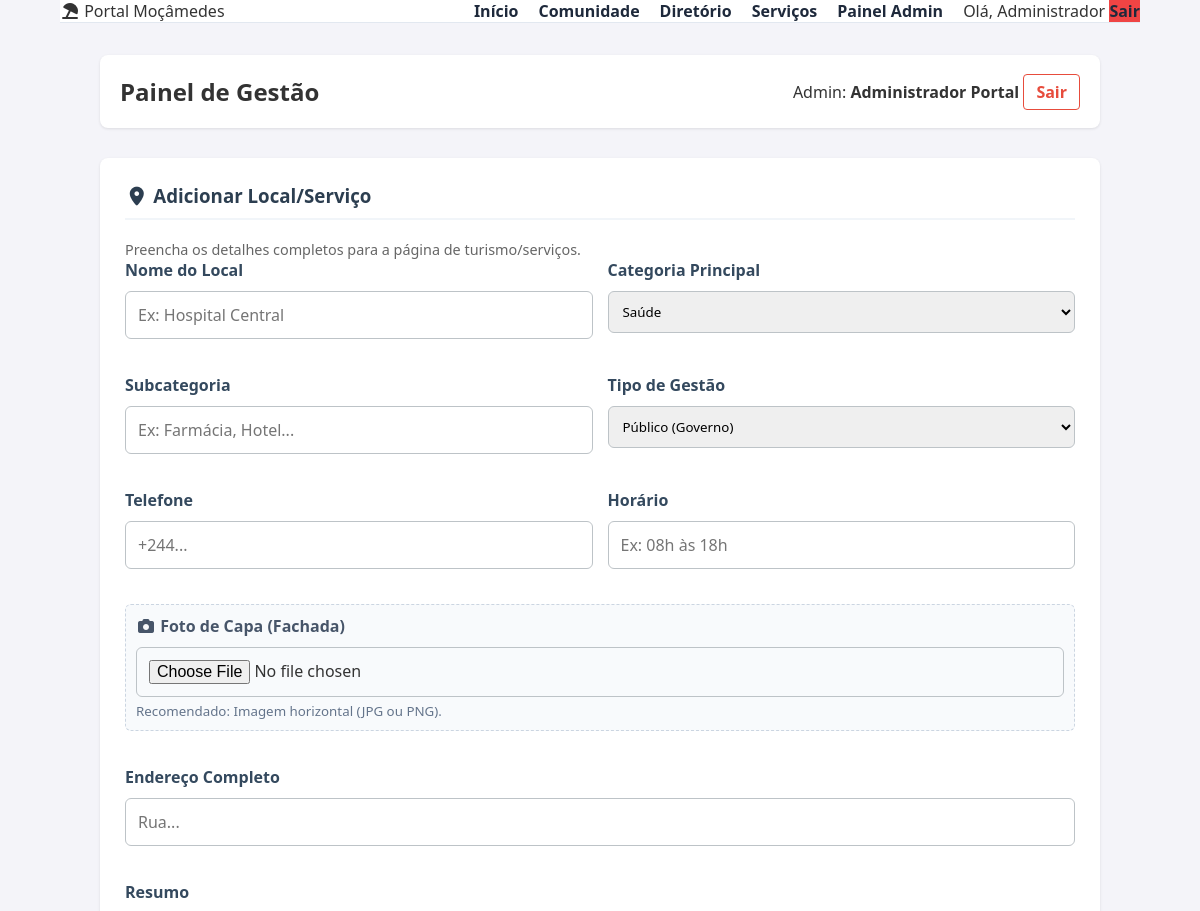
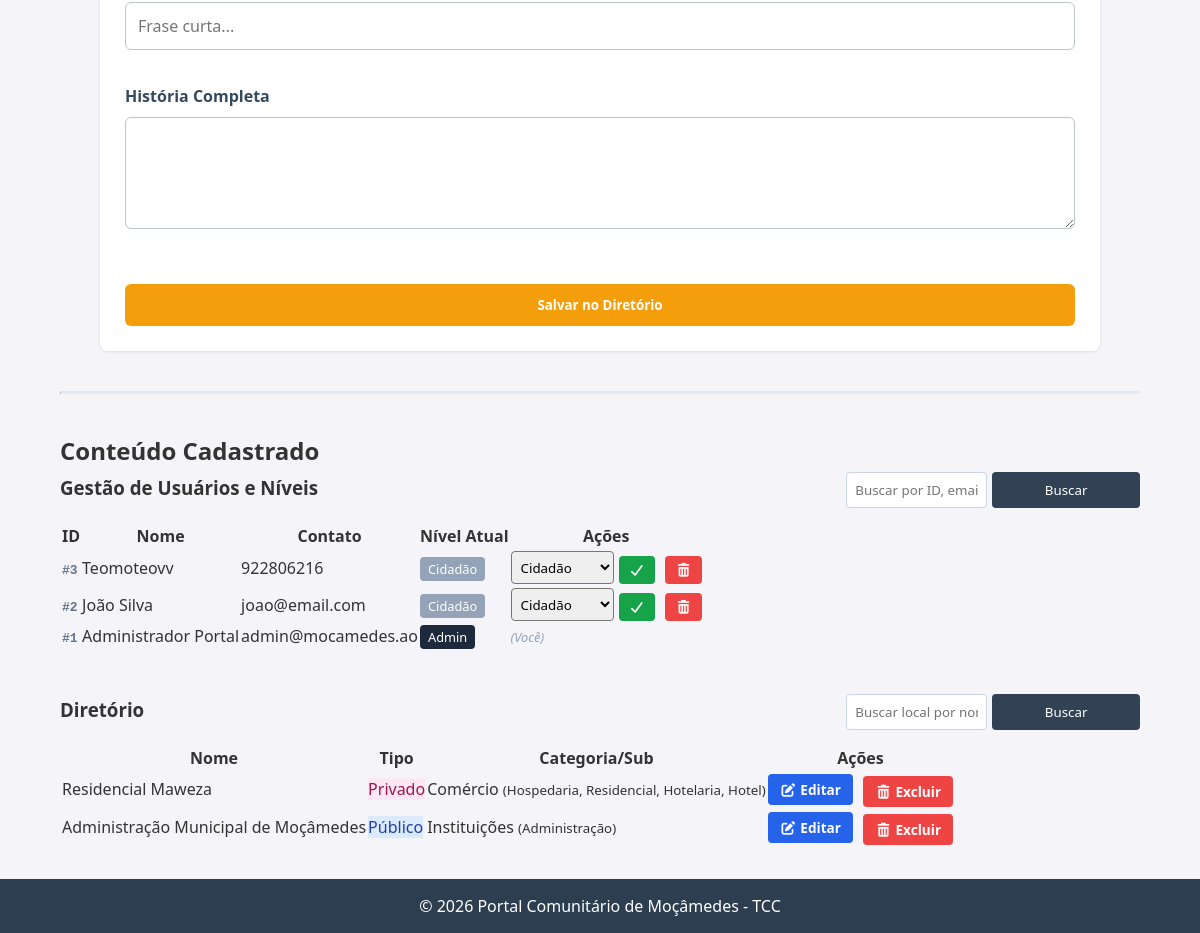
Page /admin (signed in) on the committed database (2 pictures, top to bottom).
### tables this page shows
CREATE TABLE usuarios (
    id INTEGER PRIMARY KEY AUTOINCREMENT,
    nome TEXT NOT NULL,
    email TEXT UNIQUE,    -- Não é mais NOT NULL (pode ser vazio)
    telefone TEXT UNIQUE, -- Novo campo de login
    senha TEXT NOT NULL,
    funcao TEXT DEFAULT 'cidadao',
    foto_perfil TEXT DEFAULT 'default_profile.png',
    bio TEXT,
    data_cadastro TIMESTAMP DEFAULT CURRENT_TIMESTAMP
);

CREATE TABLE diretorio (
    id INTEGER PRIMARY KEY AUTOINCREMENT,
    nome TEXT NOT NULL,
    categoria TEXT NOT NULL,    -- Ex: Saúde, Educação, Comércio
    subcategoria TEXT,          -- Ex: Farmácia, Hotel, Escola Primária
    tipo TEXT NOT NULL,         -- 'Publico' ou 'Privado'
    endereco TEXT,
    telefone TEXT,
    horario TEXT,               -- Ex: "08:00 - 18:00"
    descricao_curta TEXT,       -- Resumo para o card
    historia_completa TEXT,     -- Texto longo para a página de detalhes
    imagem_capa TEXT DEFAULT 'default_cover.jpg',
    media_avaliacao REAL DEFAULT 0, -- Média de estrelas (será calculado na Fase 3)
    autor_id INTEGER,           -- Quem cadastrou (geralmente admin)
    data_cadastro TIMESTAMP DEFAULT CURRENT_TIMESTAMP,
    FOREIGN KEY (autor_id) REFERENCES usuarios (id)
);

### app.py (the view, shortened to what this page needs)
@app.route('/admin', methods=['GET', 'POST'])
def admin():
    if 'user_id' not in session or session.get('user_funcao') not in ['admin', 'mod']:
        flash('Acesso negado. Área restrita.')
        return redirect(url_for('login'))
    conn = get_db_connection()
    busca_user = request.args.get('q_user', '').strip()
    if busca_user:
        if busca_user.startswith('#'):
            id_limpo = busca_user.replace('#', '')
            sql_users = 'SELECT * FROM usuarios WHERE id = ?'
            params_users = [id_limpo]
        elif busca_user.isdigit() and len(busca_user) <= 4:
            sql_users = 'SELECT * FROM usuarios WHERE id = ?'
            params_users = [int(busca_user)]
        else:
            sql_users = 'SELECT * FROM usuarios WHERE nome LIKE ? OR email LIKE ? OR telefone LIKE ? ORDER BY nome'
            termo_user = f'%{busca_user}%'
            params_users = [termo_user, termo_user, termo_user]
    else:
        sql_users = 'SELECT * FROM usuarios ORDER BY id DESC LIMIT 3'
        params_users = []
    usuarios = conn.execute(sql_users, params_users).fetchall()
    busca_dir = request.args.get('q_dir', '').strip()
    if busca_dir:
        sql_dir = 'SELECT * FROM diretorio WHERE nome LIKE ? ORDER BY nome'
        termo_dir = f'%{busca_dir}%'
        params_dir = [termo_dir]
    else:
        sql_dir = 'SELECT * FROM diretorio ORDER BY id DESC LIMIT 2'
        params_dir = []
    diretorio = conn.execute(sql_dir, params_dir).fetchall()
    postagens = conn.execute('SELECT * FROM postagens ORDER BY data_criacao DESC').fetchall()
    conn.close()
    return render_template('admin.html', usuario=session.get('user_nome', ''), usuarios=usuarios, postagens=postagens, itens_diretorio=diretorio, itens=diretorio)

### app.py (called while the page is built)
def get_db_connection():
    conn = sqlite3.connect('banco.db')
    conn.row_factory = sqlite3.Row
    return conn

### templates/admin.html (shortened to what this page needs)
{% extends "base.html" %}
{% block content %}
<div class="admin-container">
    <div class="admin-header">
        <h2>Painel de Gestão</h2>
        <div class="user-info">
            <span>Admin: <strong>{{ usuario }}</strong></span>
            <a href="/logout" class="btn-logout">Sair</a>
        </div>
    </div>
        <div class="admin-card" style="grid-column: span 2;">
            <h3><i class="fas fa-map-marker-alt"></i> Adicionar Local/Serviço</h3>
            <p style="color: #666; font-size: 0.9rem;">Preencha os detalhes completos para a página de turismo/serviços.</p>
            <form method="POST" action="/admin" enctype="multipart/form-data" class="form-grid">
                <div class="form-group">
                    <label>Nome do Local</label>
                    <input type="text" name="nome" required placeholder="Ex: Hospital Central">
                </div>
                <div class="form-group">
                    <label>Categoria Principal</label>
                    <select name="categoria" class="form-select">
                        <option value="Saúde">Saúde</option>
                    </select>
                </div>
                <div class="form-group">
                    <label>Subcategoria</label>
                    <input type="text" name="subcategoria" placeholder="Ex: Farmácia, Hotel...">
                </div>
                <div class="form-group">
                    <label>Tipo de Gestão</label>
                    <select name="tipo" class="form-select">
                        <option value="Publico">Público (Governo)</option>
                    </select>
                </div>
                <div class="form-group">
                    <label>Telefone</label>
                    <input type="text" name="telefone" placeholder="+244...">
                </div>
                <div class="form-group">
                    <label>Horário</label>
                    <input type="text" name="horario" placeholder="Ex: 08h às 18h">
                </div>
                <div class="form-group full-width" style="background: #f8fafc; padding: 10px; border: 1px dashed #cbd5e1; border-radius: 6px;">
                    <label style="color: #475569;"><i class="fas fa-camera"></i> Foto de Capa (Fachada)</label>
                    <input type="file" name="imagem" accept="image/*">
                    <small style="color: #64748b; display: block; margin-top: 5px;">Recomendado: Imagem horizontal (JPG ou PNG).</small>
                </div>
                <div class="form-group full-width">
                    <label>Endereço Completo</label>
                    <input type="text" name="endereco" placeholder="Rua...">
                </div>
                <div class="form-group full-width">
                    <label>Resumo</label>
                    <input type="text" name="descricao" maxlength="100" placeholder="Frase curta...">
                </div>
                <div class="form-group full-width">
                    <label>História Completa</label>
                    <textarea name="historia" rows="5" class="form-textarea"></textarea>
                </div>
                <button type="submit" class="btn-submit full-width" style="background-color: #f59e0b;">Salvar no Diretório</button>
            </form>
        </div>
    </div>
    <div class="management-section">
        <hr style="margin: 40px 0; border-top: 2px solid #e2e8f0;">
        <h2>Conteúdo Cadastrado</h2>
        {% if session.get('user_funcao') == 'admin' %}
        <div class="table-container" style="margin-bottom: 40px;">
            <div style="display: flex; justify-content: space-between; align-items: center; margin-bottom: 15px; flex-wrap: wrap; gap: 10px;">
                <h3 style="margin: 0;">Gestão de Usuários e Níveis</h3>
                <form action="/admin" method="GET" style="display: flex; gap: 5px;">
                    <input type="text" name="q_user" placeholder="Buscar por ID, email, nome..." value="{{ request.args.get('q_user', '') }}" style="padding: 8px; border: 1px solid #cbd5e1; border-radius: 4px;">
                    <button type="submit" style="background: #334155; color: white; border: none; padding: 8px 15px; border-radius: 4px; cursor: pointer;">Buscar</button>
                </form>
            </div>
            <table class="admin-table">
                <thead>
                    <tr>
                        <th>ID</th>
                        <th>Nome</th>
                        <th>Contato</th>
                        <th>Nível Atual</th>
                        <th>Ações</th>
                    </tr>
                </thead>
                <tbody>
                    {% for u in usuarios %}
                    <tr>
                        <tr>
                        <td><span style="color: #64748b; font-weight: bold; font-family: monospace;">#{{ u.id }}</span></td>
                        <td>{{ u.nome }}</td>
                        <td>{{ u.email or u.telefone }}</td>
                        <td>
                            {% if u.funcao == 'admin' %}
                                <span style="background: #1e293b; color: white; padding: 3px 8px; border-radius: 4px; font-size: 0.8rem;">Admin</span>
                            {% elif u.funcao == 'mod' %}
                                <span style="background: #2563eb; color: white; padding: 3px 8px; border-radius: 4px; font-size: 0.8rem;">Moderador</span>
                            {% else %}
                                <span style="background: #94a3b8; color: white; padding: 3px 8px; border-radius: 4px; font-size: 0.8rem;">Cidadão</span>
                            {% endif %}
                        </td>
                        <td>
                            {% if u.id != session['user_id'] %}
                            <div style="display: flex; gap: 10px; align-items: center;">
                                <form action="/admin/promover/{{ u.id }}" method="POST" style="margin: 0; display: flex; gap: 5px;">
                                    <select name="papel" style="padding: 5px; border-radius: 4px;">
                                        <option value="cidadao" {% if u.funcao == 'cidadao' %}selected{% endif %}>Cidadão</option>
                                    </select>
                                    <button type="submit" style="background: #16a34a; color: white; border: none; padding: 5px 10px; border-radius: 4px; cursor: pointer;" title="Salvar Nível"><i class="fas fa-check"></i></button>
                                </form>
                                <form action="/admin/deletar_usuario/{{ u.id }}" method="POST" style="margin: 0;">
                                    <button type="submit" style="background: #ef4444; color: white; border: none; padding: 5px 10px; border-radius: 4px; cursor: pointer;" onclick="return confirm('ATENÇÃO! Isso apagará o usuário e todas as publicações dele. Confirmar?');" title="Excluir Usuário">
                                        <i class="fas fa-trash-alt"></i>
                                    </button>
                                </form>
                            </div>
                            {% else %}
                                <em style="color: #94a3b8; font-size: 0.8rem;">(Você)</em>
                            {% endif %}
                        </td>
                    </tr>
                    {% else %}
                    <tr><td colspan="5" style="text-align: center; color: #64748b;">Nenhum usuário encontrado na busca.</td></tr>
                    {% endfor %}
                </tbody>
            </table>
        </div>
        {% endif %}
        <div class="table-container">
            <div style="display: flex; justify-content: space-between; align-items: center; margin-bottom: 15px; flex-wrap: wrap; gap: 10px;">
                <h3 style="margin: 0;">Diretório</h3>
                <form action="/admin" method="GET" style="display: flex; gap: 5px;">
                    <input type="text" name="q_dir" placeholder="Buscar local por nome..." value="{{ request.args.get('q_dir', '') }}" style="padding: 8px; border: 1px solid #cbd5e1; border-radius: 4px;">
                    <button type="submit" style="background: #334155; color: white; border: none; padding: 8px 15px; border-radius: 4px; cursor: pointer;">Buscar</button>
                </form>
            </div>
            <table class="admin-table">
                <thead>
                    <tr>
                        <th>Nome</th>
                        <th>Tipo</th>
                        <th>Categoria/Sub</th>
                        <th>Ações</th>
                    </tr>
                </thead>
                <tbody>
                    {% for item in itens_diretorio %}
                    <tr>
                        <td>{{ item.nome }}</td>
                        <td>
                            {% if item.tipo == 'Publico' %}
                                <span class="badge" style="background:#dbeafe; color:#1e40af;">Público</span>
                            {% else %}
                                <span class="badge" style="background:#fce7f3; color:#9d174d;">Privado</span>
                            {% endif %}
                        </td>
                        <td>{{ item.categoria }} <small>({{ item.subcategoria }})</small></td>
                        <td style="display: flex; gap: 10px; align-items: center;">
                            <a href="/admin/editar_diretorio/{{ item.id }}" style="background: #2563eb; color: white; padding: 6px 12px; border-radius: 4px; text-decoration: none; font-size: 0.85rem; font-weight: bold;">
                                <i class="fas fa-edit"></i> Editar
                            </a>
                            {% if session.get('user_funcao') == 'admin' %}
                            <form action="/admin/deletar_diretorio/{{ item.id }}" method="POST" style="margin: 0;">
                                <button type="submit" style="background: #ef4444; color: white; padding: 6px 12px; border: none; border-radius: 4px; cursor: pointer; font-size: 0.85rem; font-weight: bold;" onclick="return confirm('CUIDADO! Tem certeza que deseja apagar este local definitivamente?');">
                                    <i class="fas fa-trash-alt"></i> Excluir
                                </button>
                            </form>
                            {% endif %}
                        </td>
                    {% else %}
                    <tr>
                        <td colspan="5" style="text-align: center; color: #64748b; padding: 15px;">Nenhum local encontrado na busca.</td>
                    </tr>
                    {% endfor %}
                </tbody>
            </table>
        </div>
    </div>
</div>
{% endblock %}

### static/css/style.css (style rules this page uses)
* { margin: 0; padding: 0; box-sizing: border-box; font-family: 'Segoe UI', Tahoma, Geneva, Verdana, sans-serif; }
body { background-color: #f4f4f9; color: #333; display: flex; flex-direction: column; min-height: 100vh; }
.form-group { margin-bottom: 15px; }
input, button { padding: 10px; width: 100%; margin-top: 5px; }
.form-group { margin-bottom: 20px; text-align: left; }
.form-group label { display: block; margin-bottom: 5px; font-weight: bold; color: #34495e; }
.form-group input { width: 100%; padding: 12px; border: 1px solid #bdc3c7; border-radius: 6px; font-size: 1rem; }
.admin-container { max-width: 1000px; margin: 0 auto; }
.admin-header { display: flex; justify-content: space-between; align-items: center; margin-bottom: 30px; background: white; padding: 20px; border-radius: 8px; box-shadow: 0 1px 3px rgba(0,0,0,0.1); }
.btn-logout { color: #e74c3c; text-decoration: none; font-weight: bold; border: 1px solid #e74c3c; padding: 6px 12px; border-radius: 4px; transition: all 0.3s; }
.admin-card { background: white; padding: 25px; border-radius: 8px; box-shadow: 0 1px 3px rgba(0,0,0,0.1); }
.admin-card h3 { border-bottom: 2px solid #f1f5f9; padding-bottom: 10px; margin-bottom: 20px; color: #2c3e50; }
.form-select, .form-textarea { width: 100%; padding: 10px; border: 1px solid #bdc3c7; border-radius: 6px; margin-top: 5px; font-family: inherit; }
.btn-submit { background-color: #2ecc71; color: white; border: none; padding: 12px 20px; border-radius: 6px; cursor: pointer; font-weight: bold; width: 100%; margin-top: 15px; transition: background 0.3s; }

### templates/admin.html (style rules this page uses)
.form-grid { display: grid; grid-template-columns: 1fr 1fr; gap: 15px; }
.full-width { grid-column: span 2; }

### rows in the picture
usuarios: nome "Administrador Portal", id "1", email "admin@mocamedes.ao", funcao "Admin", shows "(Você)"
usuarios: id "3", nome "Teomoteovv", email+telefone "922806216", shows "Cidadão", papel "Cidadão"
usuarios: id "2", nome "João Silva", email "joao@email.com", shows "Cidadão", papel "Cidadão"
diretorio: nome "Residencial Maweza", tipo "Privado", categoria "Comércio", subcategoria "Hospedaria, Residencial, Hotelaria, Hotel"
diretorio: nome "Administração Municipal de Moçâmedes", tipo "Público", categoria "Instituições", subcategoria "Administração"

### other values in the picture
{{ session.get('user_nome').split()[0] }} "Administrador"
